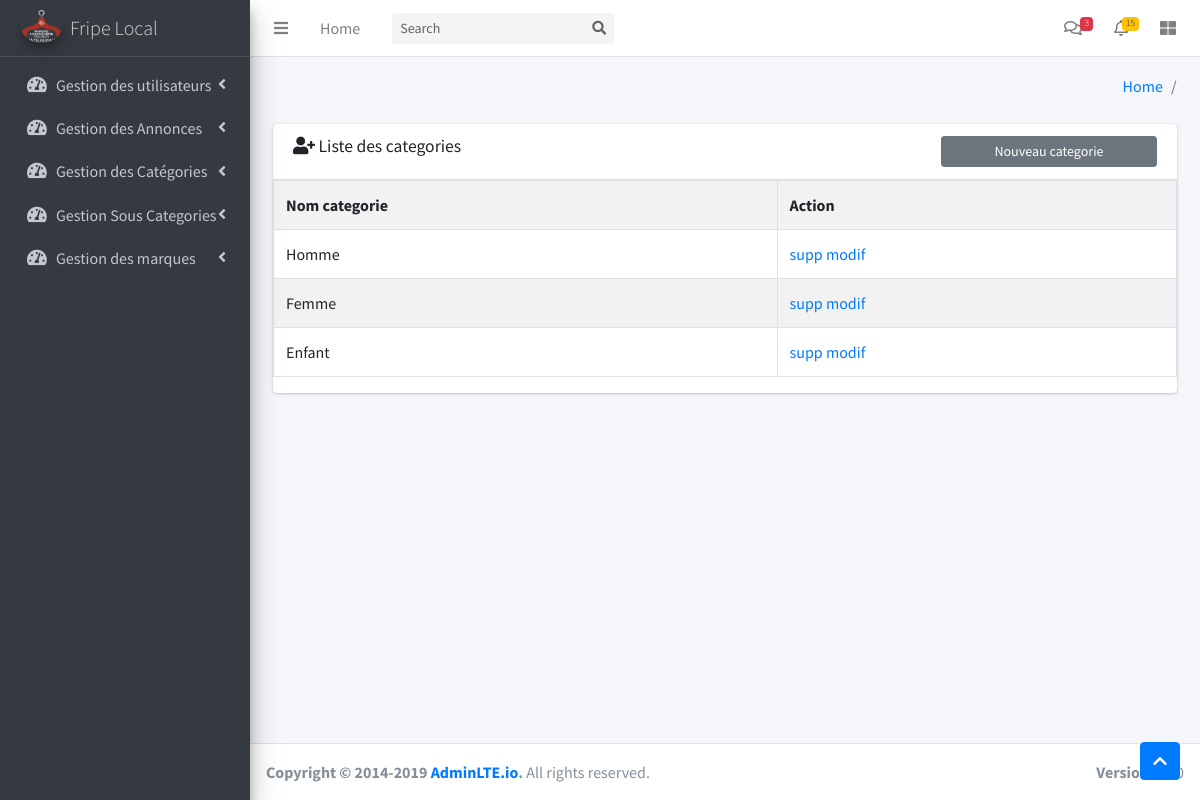
The page /admin/dashboard.php?controller=categorie&action=liste (signed in) on the database its author committed.
### tables this page shows
CREATE TABLE `categorie` (
  `id` int(11) NOT NULL,
  `nom_cat` varchar(30) NOT NULL
);

### admin/models/categorie.class.php (called while the page is built, shortened)
<?php
class categorie extends fonction{
	public function liste($cnx){
		$categories=$cnx->query("select * from categorie")->fetchAll(PDO::FETCH_OBJ);
		return $categories;
	}
}
?>

### admin/vue/categorie/liste_categorie.php (the view)
<section class="content">
	<div class="container-fluid">
		<div class="row">
			<section class="col-lg-12 connectedSortable">
				<div class="card card-primary">
					<div class="card-header">
						<h3 class="card-title">
							<i class="fas fa-user-plus"></i></i>
							Liste des categories
						</h3>
						<input class="btn btn-block btn-secondary btn-sm col-3 float-right" type="button" value="Nouveau categorie" onclick="window.location.href='dashboard.php?controller=categorie&action=add1'">
					</div>
					<?php
					echo '<table border=1 class="table table-bordered table-striped">
<tr>
	<th>Nom categorie</th>
	<th>Action</th>
</tr>';
					foreach ($categories as $categorie) {
						echo "<tr>";
						echo "<td>" . $categorie->nom_cat . "</td>
			<td>
			    <a href='dashboard.php?controller=categorie&action=supp&id=" . $categorie->id . "'>supp</a>
                            <a href='dashboard.php?controller=categorie&action=edit1&id=" . $categorie->id . "'>modif</a>
                        </td>";
						echo "</tr>";
					}
					echo "</table>";
					?>
				</div>
			</section>
		</div>
	</div>
</section>

### rows shown on the page
categorie: nom_cat "Homme"
categorie: nom_cat "Femme"
categorie: nom_cat "Enfant"
